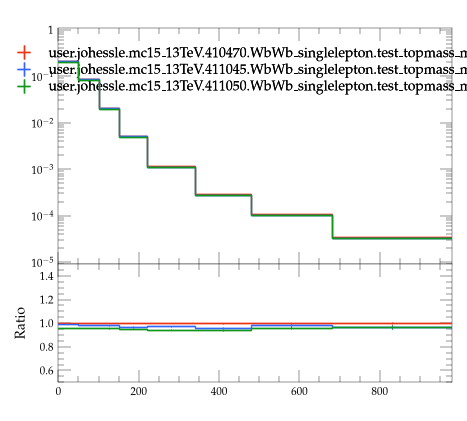

Source code (Python):
#! /usr/bin/env python3

# This Python script was auto-generated using YODA v2.1.2.
# Analysis object: /WbWb_singlelepton/pT_Wbblnu
# Timestamp: 07-08-2026 (09:16:02)

import matplotlib as mpl
import matplotlib.pyplot as plt
mpl.use('Agg') # comment out for interactive use
import os
import numpy as np
from numpy import nan, inf

plotDir = os.path.split(os.path.realpath(__file__))[0]
if 'YODA_USER_PLOT_PATH' in globals():
    plot_outdir = globals()['YODA_USER_PLOT_PATH']
else:
    plot_outdir = plotDir

#plot style
plt.style.use(os.path.join(plotDir, '../default.mplstyle'))
# plot metadata
figW, figH = plt.rcParams['figure.figsize']
ax_xLabel = ''
ax_yLabel = ''
ax_title  = ''
ax_xScale = 'linear'
ax_yScale = 'log'
xLims = (0.0, 980.0)
yLims = (9e-06, 1.1)

# TeX-friendly labels for the legend
labels = {
  'legend' : ([ r"user.johessle.mc15\_13TeV.410470.WbWb\_singlelepton.test\_topmass\_mppui", r"user.johessle.mc15\_13TeV.411045.WbWb\_singlelepton.test\_topmass\_mppui", r"user.johessle.mc15\_13TeV.411050.WbWb\_singlelepton.test\_topmass\_mppui" ], r""),
}

# Adjust canvas width and height
canvasW = 10.0
canvasH = 9.0
figW *= canvasW/10.
figH *= canvasH/9.

# Create figure and axis objects
fig, (ax, ratio0_ax) = plt.subplots(2, 1, sharex=True,
                  figsize=(figW,figH), gridspec_kw={'height_ratios': (6.0, 3.0)})

# Set figure margins
plt.subplots_adjust(
    left   = 1.0 * plt.rcParams['figure.subplot.left'],
    right  = 1.0 * plt.rcParams['figure.subplot.right'],
    top    = 1.0 * plt.rcParams['figure.subplot.top'],
    bottom = 1.0 * plt.rcParams['figure.subplot.bottom'])

ratio0_ax.yaxis.set_major_locator(mpl.ticker.MultipleLocator(0.2))
ratio0_ax.set_ylim(0.5, 1.4999)
ratio0_ax.set_ylabel('Ratio')

# the numerical data is stored in a separate file
dataf = dict()
prefix = os.path.split(__file__)[0]
if prefix:    prefix = prefix + '/'
exec(open(prefix+'pT_Wbblnu__data.py').read(), dataf)


legend_handles = dict() # keep track of handles for the legend

# style options for curves
# starts at zorder>=5 to draw curve on top of legend
styles = {
  'user.johessle.mc15_13TeV.410470.WbWb_singlelepton.test_topmass_mppui.yoda': {
    'color' : '#EE3311',
    'linestyle' : '-',
    'lineopacity' : 1.0,
    'linewidth' : 1,
    'marker' : 'none',
    'markersize' : 2,
    'capsize' : 0.0,
    'zorder' : 5,
    'histstyle' : 1,
    'drawstyle' : 'steps-pre',
    'xerrorbars' : 1,
    'yerrorbars' : 1,
    'fillcolor' : None,
    'fillopacity' : 1.0,
    'ratio0_linestyle' : '-',
    'ratio0_lineopacity' : 1.0,
    'ratio0_linewidth' : 1,
    'ratio0_marker' : 'none',
    'ratio0_markersize' : 2,
    'ratio0_capsize' : 0.0,
    'ratio0_zorder' : 5,
    'ratio0_histstyle' : 1,
    'ratio0_drawstyle' : 'steps-pre',
    'ratio0_xerrorbars' : 1,
    'ratio0_yerrorbars' : 1,
  },
  'user.johessle.mc15_13TeV.411045.WbWb_singlelepton.test_topmass_mppui.yoda': {
    'color' : '#3366FF',
    'linestyle' : '-',
    'lineopacity' : 1.0,
    'linewidth' : 1,
    'marker' : 'none',
    'markersize' : 2,
    'capsize' : 0.0,
    'zorder' : 6,
    'histstyle' : 1,
    'drawstyle' : 'steps-pre',
    'xerrorbars' : 1,
    'yerrorbars' : 1,
    'fillcolor' : None,
    'fillopacity' : 1.0,
    'ratio0_linestyle' : '-',
    'ratio0_lineopacity' : 1.0,
    'ratio0_linewidth' : 1,
    'ratio0_marker' : 'none',
    'ratio0_markersize' : 2,
    'ratio0_capsize' : 0.0,
    'ratio0_zorder' : 6,
    'ratio0_histstyle' : 1,
    'ratio0_drawstyle' : 'steps-pre',
    'ratio0_xerrorbars' : 1,
    'ratio0_yerrorbars' : 1,
  },
  'user.johessle.mc15_13TeV.411050.WbWb_singlelepton.test_topmass_mppui.yoda': {
    'color' : '#109618',
    'linestyle' : '-',
    'lineopacity' : 1.0,
    'linewidth' : 1,
    'marker' : 'none',
    'markersize' : 2,
    'capsize' : 0.0,
    'zorder' : 7,
    'histstyle' : 1,
    'drawstyle' : 'steps-pre',
    'xerrorbars' : 1,
    'yerrorbars' : 1,
    'fillcolor' : None,
    'fillopacity' : 1.0,
    'ratio0_linestyle' : '-',
    'ratio0_lineopacity' : 1.0,
    'ratio0_linewidth' : 1,
    'ratio0_marker' : 'none',
    'ratio0_markersize' : 2,
    'ratio0_capsize' : 0.0,
    'ratio0_zorder' : 7,
    'ratio0_histstyle' : 1,
    'ratio0_drawstyle' : 'steps-pre',
    'ratio0_xerrorbars' : 1,
    'ratio0_yerrorbars' : 1,
  },
}

# curve from input yoda files in main panel
for label, yvals in dataf['yvals'].items():
    if all(np.isnan(v) for v in dataf['yvals'][label]):
        continue
    tmp = None
    if styles[label]['histstyle']: # draw as histogram
        xpos = dataf['xedges'][label] if styles[label]['drawstyle'] else dataf['xpoints'][label]
        ypos = np.insert(yvals, 0, yvals[0]) if styles[label]['drawstyle'] else yvals
        if styles[label]['fillcolor']: # fill area below curve
            ax.fill_between(xpos, ypos, step='pre',
                            color=styles[label]['fillcolor'],
                            alpha=styles[label]['fillopacity'])
        tmp, = ax.plot(xpos, ypos,
                       color=styles[label]['color'],
                       linestyle=styles[label]['linestyle'],
                       alpha=styles[label]['lineopacity'],
                       linewidth=styles[label]['linewidth'],
                       drawstyle=styles[label]['drawstyle'], solid_joinstyle='miter',
                       zorder=styles[label]['zorder'], label=label)
    tmp = ax.errorbar(dataf['xpoints'][label], yvals,
                      xerr=np.array(dataf['xerrs'][label])*styles[label]['xerrorbars'],
                      yerr=np.array(dataf['yerrs'][label])*styles[label]['yerrorbars'],
                      fmt=styles[label]['marker'], capsize=styles[label]['capsize'],
                      alpha=styles[label]['lineopacity'],
                      markersize=styles[label]['markersize'],
                      ecolor=styles[label]['color'],
                      color=styles[label]['color'], zorder=styles[label]['zorder'])
    tmp[-1][0].set_linestyle(styles[label]['linestyle'])
    tmp[-1][0].set_linewidth(styles[label]['linewidth'])
    if label in dataf['add_legend_handle']:  legend_handles[label] = tmp
    for varLabel in dataf['variation_yvals'].keys():
        if varLabel.startswith(label):
            tmp, = ax.plot(dataf['xedges'][label], dataf['variation_yvals'][varLabel],
                           color=styles[label]['color'],
                           linestyle=styles[label]['linestyle'],
                           linewidth=styles[label]['linewidth'],
                           drawstyle='steps-pre', solid_joinstyle='miter',
                           zorder=styles[label]['zorder'], alpha=0.5)


# plots on ratio panel
# curve from input yoda files in ratio panel
for label, yvals in dataf['ratio0_yvals'].items():
    if all(np.isnan(v) for v in yvals):
        continue
    if styles[label]['ratio0_histstyle']: # plot as histogram
        xpos = dataf['xedges']['user.johessle.mc15_13TeV.410470.WbWb_singlelepton.test_topmass_mppui.yoda'] if styles[label]['ratio0_drawstyle'] else dataf['xpoints']['user.johessle.mc15_13TeV.410470.WbWb_singlelepton.test_topmass_mppui.yoda']
        ypos = np.insert(yvals, 0, yvals[0]) if styles[label]['ratio0_drawstyle'] else yvals
        ratio0_ax.plot(xpos, ypos,
                       color=styles[label]['color'],
                       linewidth=styles[label]['linewidth'],
                       linestyle=styles[label]['ratio0_linestyle'],
                       alpha=styles[label]['ratio0_lineopacity'],
                       drawstyle=styles[label]['ratio0_drawstyle'], zorder=styles[label]['zorder'],
                       solid_joinstyle='miter')
    tmp = ratio0_ax.errorbar(dataf['xpoints']['user.johessle.mc15_13TeV.410470.WbWb_singlelepton.test_topmass_mppui.yoda'], yvals,
                             xerr=np.array(dataf['ref_xerrs'])*styles[label]['ratio0_xerrorbars'],
                             yerr=np.array(dataf['ratio0_yerrs'][label])*styles[label]['ratio0_yerrorbars'],
                             fmt=styles[label]['ratio0_marker'], capsize=styles[label]['ratio0_capsize'],
                             alpha=styles[label]['ratio0_lineopacity'],
                             markersize=styles[label]['ratio0_markersize'],
                             ecolor=styles[label]['color'],
                             color=styles[label]['color'])
    tmp[-1][0].set_linestyle(styles[label]['ratio0_linestyle'])
    tmp[-1][0].set_linewidth(styles[label]['ratio0_linewidth'])

    for varlabel in dataf['ratio0_variation_vals'].keys():
        if varlabel.startswith(label):
            ratio0_ax.plot(dataf['xedges']['user.johessle.mc15_13TeV.410470.WbWb_singlelepton.test_topmass_mppui.yoda'],
                            dataf['ratio0_variation_vals'][varlabel],
                            color=styles[label]['color'],
                            linestyle=styles[label]['linestyle'],
                            linewidth=styles[label]['linewidth'],
                            drawstyle='steps-pre', solid_joinstyle='miter',
                            zorder=1, alpha=0.5)

legend_items = list(legend_handles.values())
ax.add_artist(ax.legend(legend_items,
                        labels['legend'][0],
                        title=labels['legend'][1],
                        alignment='left',
                        loc='upper center',
                        bbox_to_anchor=(0.5, 0.97)))

# set plot metadata as defined above
ratio0_ax.set_xlabel(ax_xLabel)
ratio0_ax.xaxis.set_label_coords(1., -0.15)
ax.set_ylabel(ax_yLabel, ha='right', va='top')
ax.yaxis.set_label_coords(-0.11, 1.0)
ax.set_title(ax_title, loc='left')
ax.set_xscale(ax_xScale)
ax.set_yscale(ax_yScale)
ratio0_ax.set_yscale('linear')
ax.set_xlim(xLims)
ax.set_ylim(yLims)

# tick formatting
plt.rcParams['xtick.top'] = True
plt.rcParams['ytick.right'] = True
ax.yaxis.set_major_locator(mpl.ticker.LogLocator(base=10.0, numticks=np.inf))
ax.yaxis.set_minor_locator(mpl.ticker.LogLocator(
                           base=10.0, subs=np.arange(0.1, 1, 0.1), numticks=np.inf))
fig.align_ylabels((ax, ratio0_ax))
plt.savefig(os.path.join(plot_outdir, 'pT_Wbblnu.pdf'), format='PDF')
plt.savefig(os.path.join(plot_outdir, 'pT_Wbblnu.png'), format='PNG')

plt.close(fig)
